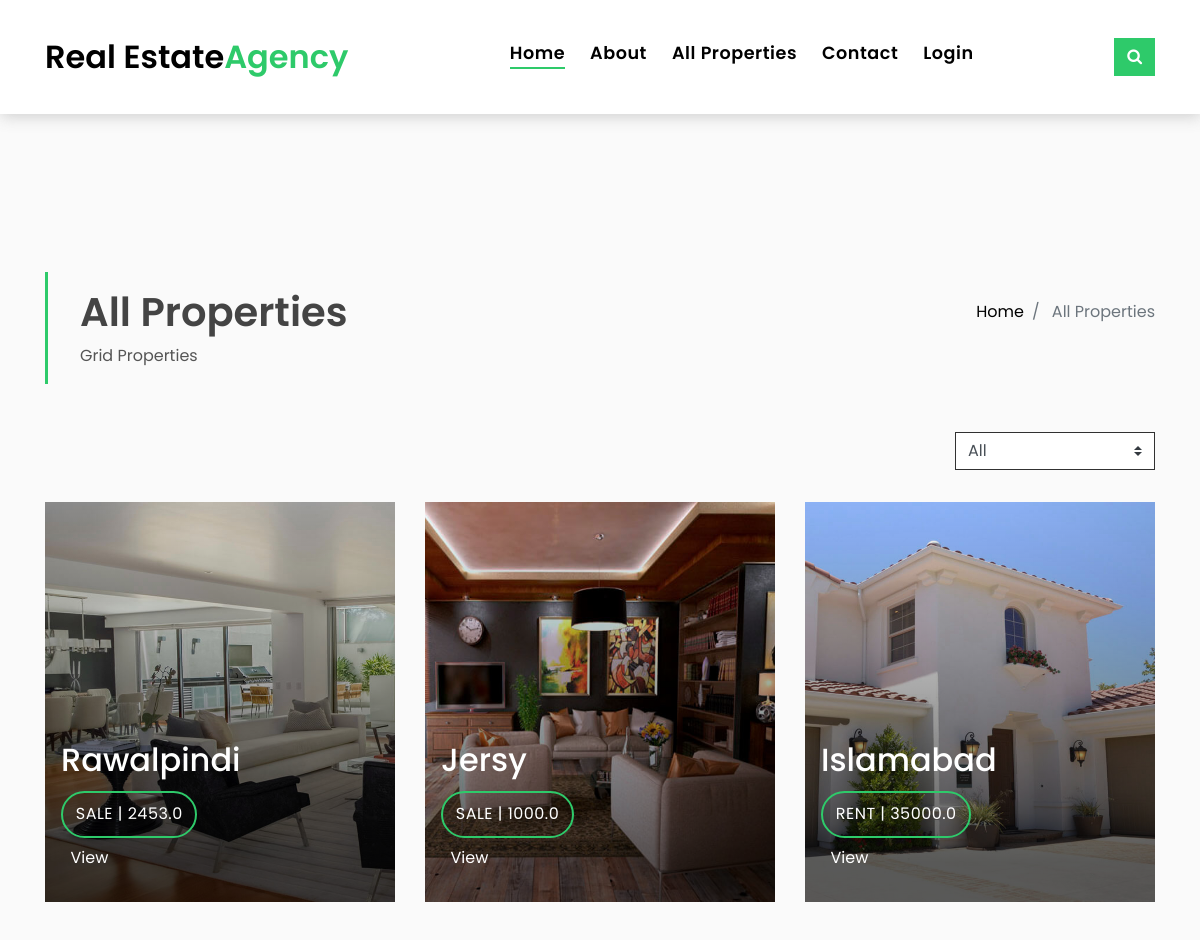
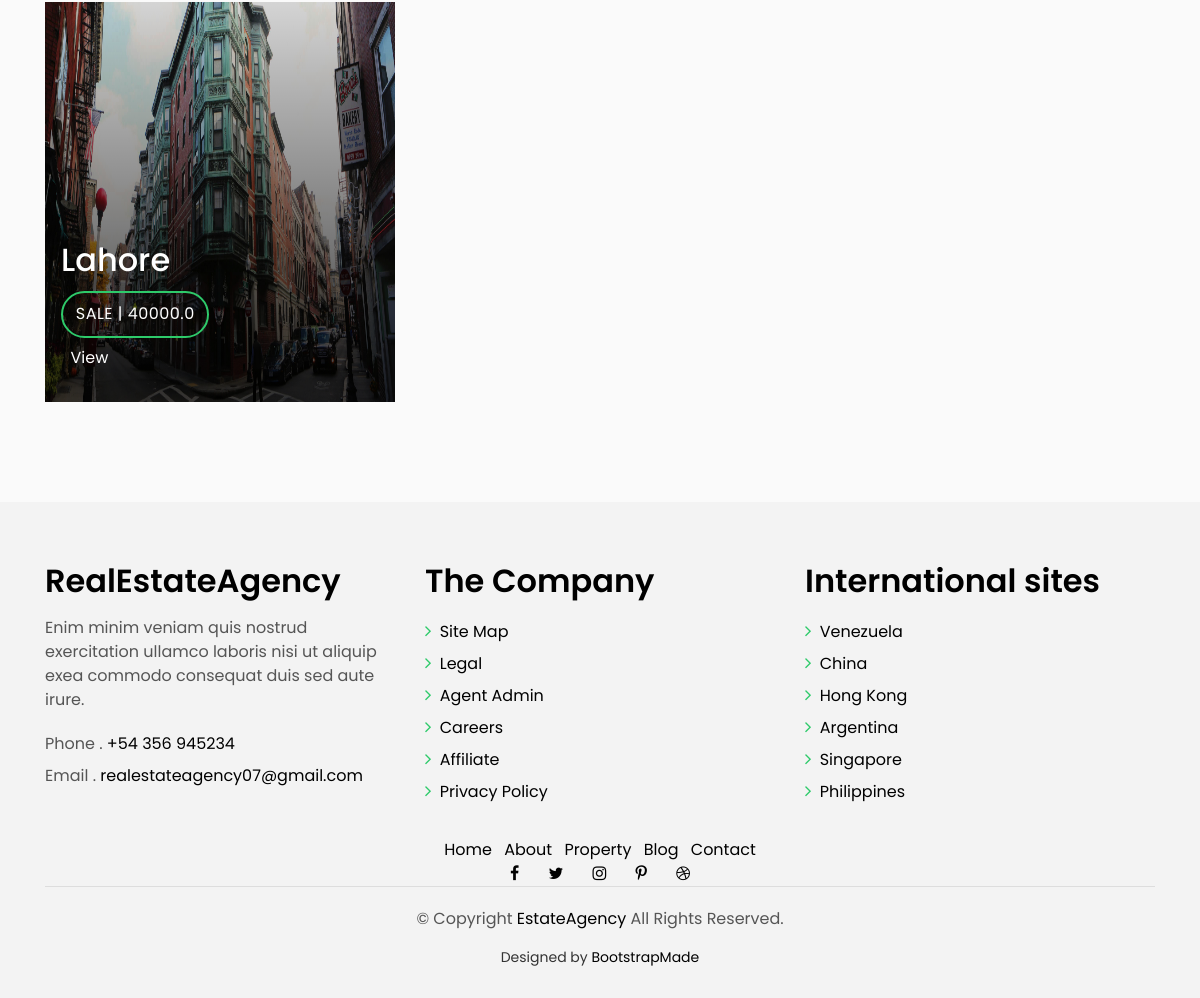
Screenshot of /view-all/ with the database file from the repository (2 pictures, top to bottom).
### realestate/models.py (models this page shows, shortened)
class media(models.Model):
    img = models.ImageField(upload_to='property_pics')
    pst = models.ForeignKey(post,on_delete=models.CASCADE)

class post(models.Model):
    P_TYPE = [
        ('House','House'),
        ('Plot', 'Plot'),
    ]
    S_TYPE = [
        ('Sale','Sale'),
        ('Rent', 'Rent'),
    ]
    status = models.CharField(max_length=4,choices=S_TYPE,)
    location = models.CharField(max_length=100)
    property_type = models.CharField(max_length=5,choices=P_TYPE,)
    area = models.FloatField()
    beds = models.PositiveIntegerField(default=None,null=True)
    baths = models.PositiveIntegerField(default=None,null=True)
    garage = models.PositiveIntegerField(default=None,null=True)
    price = models.FloatField()
    property_desc = models.TextField()
    author = models.ForeignKey(User,on_delete=models.CASCADE)

### realestate/views.py (the view)
# urls.py: path('view-all/', views.AllPropertiesView, name='view-all'),
def AllPropertiesView(request):
    p = post.objects.all()
    medi = []
    for pt in p:
        m = media.objects.filter(pst=pt)
        medi.append(m)
    try:
        sugg_p = suggestions.objects.get(user=request.user)
        if sugg_p.plots > sugg_p.houses:
            sugg = post.objects.filter(property_type='Plot')
        else:
            sugg = post.objects.filter(property_type='House')
        sugg_medi = []
        for pt in sugg:
            m = media.objects.filter(pst=pt)
            sugg_medi.append(m)
        context = {
            'ads' : p,
            'medi' : medi,
            'sugg_add' : sugg,
            'sugg_medi' : sugg_medi,
            'Sugg' : True
        }
    except:
        context = {
            'ads' : p,
            'medi' : medi,
            'Sugg' : False
        }
    return render(request, 'realestate/view_all_properties.html', context)

### templates/realestate/view_all_properties.html (shortened to what this page needs)
{% extends "realestate/base.html" %}
{% load static %}
{% load crispy_forms_tags %}
{% block content %}
  <section class="intro-single">
    <div class="container">
      <div class="row">
        <div class="col-md-12 col-lg-8">
          <div class="title-single-box">
            <h1 class="title-single">All Properties</h1>
            <span class="color-text-a">Grid Properties</span>
          </div>
        </div>
        <div class="col-md-12 col-lg-4">
          <nav aria-label="breadcrumb" class="breadcrumb-box d-flex justify-content-lg-end">
            <ol class="breadcrumb">
              <li class="breadcrumb-item">
                <a href="{% url 'realestate-home' %}">Home</a>
              </li>
              <li class="breadcrumb-item active" aria-current="page">
                All Properties
              </li>
            </ol>
          </nav>
        </div>
      </div>
    </div>
  </section>
  <section class="property-grid grid">
    <div class="container">
      <div class="row">
        <div class="col-sm-12">
          <div class="grid-option">
            <form>
              <select class="custom-select">
                <option selected>All</option>
              </select>
            </form>
          </div>
        </div>
        {% for ad in ads %}
            <div class="col-md-4">
            <div class="card-box-a card-shadow">
                {% for med in medi %}
                    {% for me in med|slice:":1"  %}
                        {% if me.pst == ad %}
                            <div class="img-box-a">
                                <img style="width: 400px; height: 400px;" src="{{ me.img.url }}" alt="" class="img-a img-fluid">
                            </div>
                        {% endif %}
                    {% endfor %}
                {% endfor %}
                <div class="card-overlay">
                <div class="card-overlay-a-content">
                    <div class="card-header-a">
                    <h2 class="card-title-a">
                        <a href="#">{{ad.location}}</a>
                    </h2>
                    </div>
                    <div class="card-body-a">
                    <div class="price-box d-flex">
                        <span class="price-a">{{ad.status}} | {{ad.price}}</span>
                    </div>
                    <a href="{% url 'post-detail' ad.id %}" class="link-a" style="padding: 3%;">View</a>
                    </div>
                </div>
                </div>
            </div>
        </div>
        {% endfor %}
      </div>
    </div>
  </section>
{% endblock %}

### templates/realestate/base.html (shortened to what this page needs)
{% load static %}
<!DOCTYPE html>
<html lang="en">
<head>
  <link href="{% static 'lib/bootstrap/css/bootstrap.min.css' %}" rel="stylesheet">
  <link href="{% static 'lib/font-awesome/css/font-awesome.min.css' %}" rel="stylesheet">
  <link href="{% static 'lib/animate/animate.min.css' %}" rel="stylesheet">
  <link href="{% static 'lib/ionicons/css/ionicons.min.css' %}" rel="stylesheet">
  <link href="{% static 'lib/owlcarousel/assets/owl.carousel.min.css' %}" rel="stylesheet">
  <link href="{% static 'css/style.css' %}" rel="stylesheet">
  <link href="{% static 'css/main.css' %}" rel="stylesheet">
</head>
<body>
  <nav class="navbar navbar-default navbar-trans navbar-expand-lg fixed-top">
    <div class="container">
      <a class="navbar-brand text-brand" href="{% url 'realestate-home' %}">Real Estate<span class="color-b">Agency</span></a>
      <div class="navbar-collapse collapse justify-content-center" id="navbarDefault">
        <ul class="navbar-nav">
          <li class="nav-item">
            <a class="nav-link active" href="{% url 'realestate-home' %}">Home</a>
          </li>
          <li class="nav-item">
            <a class="nav-link" href="{% url 'realestate-about' %}">About</a>
          </li>
          <li class="nav-item">
            <a class="nav-link" href="{% url 'view-all' %}">All Properties</a>
          </li>
          <li class="nav-item">
            <a class="nav-link" href="{% url 'realestate-contact' %}">Contact</a>
          </li>
          {% if user.is_authenticated %}
          {% if user.customer.Type == 'SL' %}
            <li class="nav-item dropdown">
              <a class="nav-link dropdown-toggle" href="#" id="navbarDropdown" role="button" data-toggle="dropdown"
                aria-haspopup="true" aria-expanded="false">
                Manage Ads
              </a>
              <div class="dropdown-menu" aria-labelledby="navbarDropdown">
                <a class="dropdown-item" href="{% url 'post-ad' %}">Post Ads</a>
                <a class="dropdown-item" href="{% url 'my-ads' %}">My Ads</a>
                <a class="dropdown-item" href="{% url 'pricing-table' %}">Pricing Scheme</a>
              </div>
            </li>
          {% endif %}
          <li class="nav-item">
            <a class="nav-link" href="{% url 'user-profile' %}">Profile</a>
          </li>
          <li class="nav-item">
            <a class="nav-link" href="{% url 'logout' %}">Logout</a>
          </li>
          {% else %}
          <li class="nav-item">
            <a class="nav-link" href="{% url 'login' %}">Login</a>
          </li>
          {% endif %}
        </ul>
      </div>
      <a  class="btn btn-b-n navbar-toggle-box-collapse d-none d-md-block" href="{% url 'search' %}">
        <span class="fa fa-search" aria-hidden="true"></span>
      </a>
    </div>
  </nav>
  {% block content %}
  {% endblock %}
  <section class="section-footer">
    <div class="container">
      <div class="row">
        <div class="col-sm-12 col-md-4">
          <div class="widget-a">
            <div class="w-header-a">
              <h3 class="w-title-a text-brand">RealEstateAgency</h3>
            </div>
            <div class="w-body-a">
              <p class="w-text-a color-text-a">
                Enim minim veniam quis nostrud exercitation ullamco laboris nisi ut aliquip exea commodo consequat duis
                sed aute irure.
              </p>
            </div>
            <div class="w-footer-a">
              <ul class="list-unstyled">
                <li class="color-a">
                  <span class="color-text-a">Phone .</span> +54 356 945234</li>
                <li class="color-a">
                  <span class="color-text-a">Email .</span> realestateagency07@gmail.com </li>
              </ul>
            </div>
          </div>
        </div>
        <div class="col-sm-12 col-md-4 section-md-t3">
          <div class="widget-a">
            <div class="w-header-a">
              <h3 class="w-title-a text-brand">The Company</h3>
            </div>
            <div class="w-body-a">
              <div class="w-body-a">
                <ul class="list-unstyled">
                  <li class="item-list-a">
                    <i class="fa fa-angle-right"></i> <a href="#">Site Map</a>
                  </li>
                  <li class="item-list-a">
                    <i class="fa fa-angle-right"></i> <a href="#">Legal</a>
                  </li>
                  <li class="item-list-a">
                    <i class="fa fa-angle-right"></i> <a href="#">Agent Admin</a>
                  </li>
                  <li class="item-list-a">
                    <i class="fa fa-angle-right"></i> <a href="#">Careers</a>
                  </li>
                  <li class="item-list-a">
                    <i class="fa fa-angle-right"></i> <a href="#">Affiliate</a>
                  </li>
                  <li class="item-list-a">
                    <i class="fa fa-angle-right"></i> <a href="#">Privacy Policy</a>
                  </li>
                </ul>
              </div>
            </div>
          </div>
        </div>
        <div class="col-sm-12 col-md-4 section-md-t3">
          <div class="widget-a">
            <div class="w-header-a">
              <h3 class="w-title-a text-brand">International sites</h3>
            </div>
            <div class="w-body-a">
              <ul class="list-unstyled">
                <li class="item-list-a">
                  <i class="fa fa-angle-right"></i> <a href="#">Venezuela</a>
                </li>
                <li class="item-list-a">
                  <i class="fa fa-angle-right"></i> <a href="#">China</a>
                </li>
                <li class="item-list-a">
                  <i class="fa fa-angle-right"></i> <a href="#">Hong Kong</a>
                </li>
                <li class="item-list-a">
                  <i class="fa fa-angle-right"></i> <a href="#">Argentina</a>
                </li>
                <li class="item-list-a">
                  <i class="fa fa-angle-right"></i> <a href="#">Singapore</a>
                </li>
                <li class="item-list-a">
                  <i class="fa fa-angle-right"></i> <a href="#">Philippines</a>
                </li>
              </ul>
            </div>
          </div>
        </div>
      </div>
    </div>
  </section>
  <footer>
    <div class="container">
      <div class="row">
        <div class="col-md-12">
          <nav class="nav-footer">
            <ul class="list-inline">
              <li class="list-inline-item">
                <a href="#">Home</a>
              </li>
              <li class="list-inline-item">
                <a href="#">About</a>
              </li>
              <li class="list-inline-item">
                <a href="#">Property</a>
              </li>
              <li class="list-inline-item">
                <a href="#">Blog</a>
              </li>
              <li class="list-inline-item">
                <a href="#">Contact</a>
              </li>
            </ul>
          </nav>
          <div class="socials-a">
            <ul class="list-inline">
              <li class="list-inline-item">
                <a href="#">
                  <i class="fa fa-facebook" aria-hidden="true"></i>
                </a>
              </li>
              <li class="list-inline-item">
                <a href="#">
                  <i class="fa fa-twitter" aria-hidden="true"></i>
                </a>
              </li>
              <li class="list-inline-item">
                <a href="#">
                  <i class="fa fa-instagram" aria-hidden="true"></i>
                </a>
              </li>
              <li class="list-inline-item">
                <a href="#">
                  <i class="fa fa-pinterest-p" aria-hidden="true"></i>
                </a>
              </li>
              <li class="list-inline-item">
                <a href="#">
                  <i class="fa fa-dribbble" aria-hidden="true"></i>
                </a>
              </li>
            </ul>
          </div>
          <div class="copyright-footer">
            <p class="copyright color-text-a">
              &copy; Copyright
              <span class="color-a">EstateAgency</span> All Rights Reserved.
            </p>
          </div>
          <div class="credits">
            Designed by <a href="https://bootstrapmade.com/">BootstrapMade</a>
          </div>
        </div>
      </div>
    </div>
  </footer>
</body>
</html>

### static/css/main.css (style rules this page uses)
body { background: #fafafa; color: #333333; margin-top: 5rem; }
h1, h2, h3, h4, h5, h6 { color: #444444; }
ul { margin: 0; }

### rows the page displays
post: location "Rawalpindi", status "SALE", price "2453.0"
media: img (picture)
post: location "Jersy", status "SALE", price "1000.0"
media: img (picture)
post: location "Islamabad", status "RENT", price "35000.0"
media: img (picture)
post: location "Lahore", status "SALE", price "40000.0"
media: img (picture)
